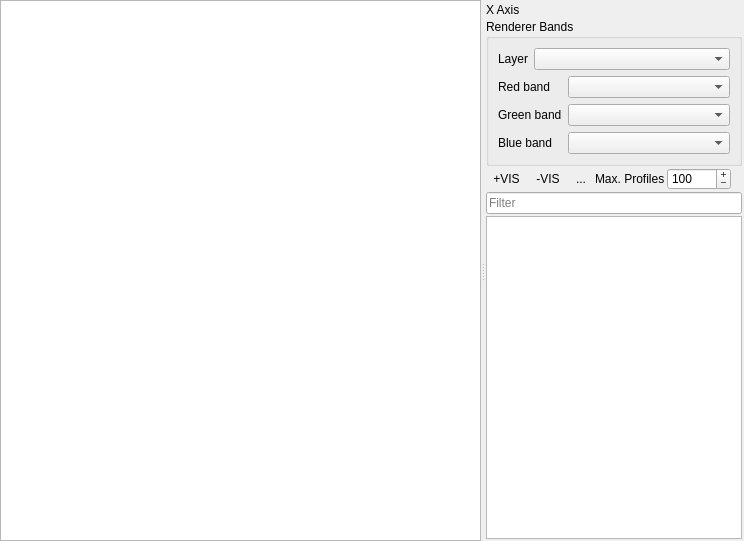
<?xml version="1.0" encoding="UTF-8"?>
<ui version="4.0">
 <class>Form</class>
 <widget class="QWidget" name="Form">
  <property name="geometry">
   <rect>
    <x>0</x>
    <y>0</y>
    <width>744</width>
    <height>541</height>
   </rect>
  </property>
  <property name="windowTitle">
   <string>Form</string>
  </property>
  <property name="windowIcon">
   <iconset resource="../../qpsresources.qrc">
    <normaloff>:/qps/ui/icons/speclib_plot.svg</normaloff>:/qps/ui/icons/speclib_plot.svg</iconset>
  </property>
  <layout class="QVBoxLayout" name="verticalLayout_2">
   <property name="spacing">
    <number>0</number>
   </property>
   <property name="leftMargin">
    <number>0</number>
   </property>
   <property name="topMargin">
    <number>0</number>
   </property>
   <property name="rightMargin">
    <number>0</number>
   </property>
   <property name="bottomMargin">
    <number>0</number>
   </property>
   <item>
    <widget class="QSplitter" name="splitter">
     <property name="styleSheet">
      <string notr="true">
QSplitter::handle:horizontal {
    width: 3px;
}

QSplitter::handle:vertical {
    height: 3px;
}
</string>
     </property>
     <property name="frameShape">
      <enum>QFrame::NoFrame</enum>
     </property>
     <property name="frameShadow">
      <enum>QFrame::Plain</enum>
     </property>
     <property name="orientation">
      <enum>Qt::Horizontal</enum>
     </property>
     <property name="childrenCollapsible">
      <bool>true</bool>
     </property>
     <widget class="SpectralProfilePlotWidget" name="plotWidget">
      <property name="sizePolicy">
       <sizepolicy hsizetype="Preferred" vsizetype="Preferred">
        <horstretch>1</horstretch>
        <verstretch>3</verstretch>
       </sizepolicy>
      </property>
     </widget>
     <widget class="QFrame" name="panelVisualization">
      <layout class="QVBoxLayout" name="verticalLayout">
       <property name="spacing">
        <number>2</number>
       </property>
       <property name="leftMargin">
        <number>2</number>
       </property>
       <property name="topMargin">
        <number>3</number>
       </property>
       <property name="rightMargin">
        <number>2</number>
       </property>
       <property name="bottomMargin">
        <number>2</number>
       </property>
       <item>
        <layout class="QHBoxLayout" name="visLayoutTop">
         <property name="spacing">
          <number>2</number>
         </property>
         <property name="topMargin">
          <number>0</number>
         </property>
         <item>
          <widget class="QLabel" name="label">
           <property name="text">
            <string>X Axis</string>
           </property>
          </widget>
         </item>
        </layout>
       </item>
       <item>
        <widget class="QgsCollapsibleGroupBox" name="mGroupBox">
         <property name="title">
          <string>Renderer Bands</string>
         </property>
         <layout class="QVBoxLayout" name="verticalLayout_3">
          <item>
           <layout class="QVBoxLayout" name="verticalLayout_4">
            <item>
             <layout class="QHBoxLayout" name="horizontalLayout">
              <item>
               <widget class="QLabel" name="label_5">
                <property name="text">
                 <string>Layer</string>
                </property>
               </widget>
              </item>
              <item>
               <widget class="QgsMapLayerComboBox" name="mRendererBandsLayer">
                <property name="sizePolicy">
                 <sizepolicy hsizetype="Preferred" vsizetype="Fixed">
                  <horstretch>1</horstretch>
                  <verstretch>0</verstretch>
                 </sizepolicy>
                </property>
                <property name="currentIndex">
                 <number>-1</number>
                </property>
                <property name="allowEmptyLayer">
                 <bool>true</bool>
                </property>
               </widget>
              </item>
             </layout>
            </item>
            <item>
             <layout class="QFormLayout" name="mRendererBandsLayout">
              <item row="0" column="0">
               <widget class="QLabel" name="label_2">
                <property name="text">
                 <string>Red band</string>
                </property>
               </widget>
              </item>
              <item row="0" column="1">
               <widget class="QgsRasterBandComboBox" name="mRendererRedBand"/>
              </item>
              <item row="1" column="0">
               <widget class="QLabel" name="label_3">
                <property name="text">
                 <string>Green band</string>
                </property>
               </widget>
              </item>
              <item row="1" column="1">
               <widget class="QgsRasterBandComboBox" name="mRendererGreenBand"/>
              </item>
              <item row="2" column="0">
               <widget class="QLabel" name="label_4">
                <property name="text">
                 <string>Blue band</string>
                </property>
               </widget>
              </item>
              <item row="2" column="1">
               <widget class="QgsRasterBandComboBox" name="mRendererBlueBand"/>
              </item>
             </layout>
            </item>
           </layout>
          </item>
         </layout>
        </widget>
       </item>
       <item>
        <layout class="QHBoxLayout" name="visButtonLayout">
         <property name="spacing">
          <number>2</number>
         </property>
         <property name="topMargin">
          <number>0</number>
         </property>
         <item>
          <widget class="QToolButton" name="btnAddProfileVis">
           <property name="text">
            <string>+VIS</string>
           </property>
           <property name="icon">
            <iconset>
             <normaloff>:/images/themes/default/mActionAdd.svg</normaloff>:/images/themes/default/mActionAdd.svg</iconset>
           </property>
           <property name="autoRaise">
            <bool>true</bool>
           </property>
          </widget>
         </item>
         <item>
          <widget class="QToolButton" name="btnRemoveProfileVis">
           <property name="text">
            <string>-VIS</string>
           </property>
           <property name="icon">
            <iconset>
             <normaloff>:/images/themes/default/mActionRemove.svg</normaloff>:/images/themes/default/mActionRemove.svg</iconset>
           </property>
           <property name="autoRaise">
            <bool>true</bool>
           </property>
          </widget>
         </item>
         <item>
          <widget class="QToolButton" name="btnSelectedFeaturesOnly">
           <property name="text">
            <string>...</string>
           </property>
           <property name="icon">
            <iconset>
             <normaloff>:/images/themes/default/mActionShowSelectedLayers.svg</normaloff>:/images/themes/default/mActionShowSelectedLayers.svg</iconset>
           </property>
           <property name="autoRaise">
            <bool>true</bool>
           </property>
          </widget>
         </item>
         <item>
          <widget class="QLabel" name="labelMaxProfiles">
           <property name="text">
            <string>Max. Profiles</string>
           </property>
          </widget>
         </item>
         <item>
          <widget class="QSpinBox" name="sbMaxProfiles">
           <property name="readOnly">
            <bool>false</bool>
           </property>
           <property name="buttonSymbols">
            <enum>QAbstractSpinBox::PlusMinus</enum>
           </property>
           <property name="accelerated">
            <bool>false</bool>
           </property>
           <property name="correctionMode">
            <enum>QAbstractSpinBox::CorrectToNearestValue</enum>
           </property>
           <property name="showGroupSeparator" stdset="0">
            <bool>true</bool>
           </property>
           <property name="suffix">
            <string/>
           </property>
           <property name="prefix">
            <string/>
           </property>
           <property name="maximum">
            <number>32000</number>
           </property>
           <property name="singleStep">
            <number>100</number>
           </property>
           <property name="stepType">
            <enum>QAbstractSpinBox::DefaultStepType</enum>
           </property>
           <property name="value">
            <number>100</number>
           </property>
          </widget>
         </item>
         <item>
          <spacer name="horizontalSpacer_2">
           <property name="orientation">
            <enum>Qt::Horizontal</enum>
           </property>
           <property name="sizeHint" stdset="0">
            <size>
             <width>0</width>
             <height>20</height>
            </size>
           </property>
          </spacer>
         </item>
        </layout>
       </item>
       <item>
        <widget class="QgsFilterLineEdit" name="mFilterLineEdit">
         <property name="placeholderText">
          <string>Filter</string>
         </property>
         <property name="qgisRelation" stdset="0">
          <string notr="true"/>
         </property>
        </widget>
       </item>
       <item>
        <widget class="SpectralProfilePlotControlView" name="treeView">
         <property name="sizePolicy">
          <sizepolicy hsizetype="Preferred" vsizetype="Preferred">
           <horstretch>0</horstretch>
           <verstretch>1</verstretch>
          </sizepolicy>
         </property>
         <property name="dragEnabled">
          <bool>true</bool>
         </property>
         <property name="dragDropMode">
          <enum>QAbstractItemView::DragDrop</enum>
         </property>
         <property name="defaultDropAction">
          <enum>Qt::MoveAction</enum>
         </property>
         <property name="alternatingRowColors">
          <bool>true</bool>
         </property>
         <property name="selectionMode">
          <enum>QAbstractItemView::ExtendedSelection</enum>
         </property>
         <property name="indentation">
          <number>12</number>
         </property>
        </widget>
       </item>
      </layout>
     </widget>
    </widget>
   </item>
  </layout>
  <action name="actionAddProfileVis">
   <property name="icon">
    <iconset>
     <normaloff>:/images/themes/default/mActionAdd.svg</normaloff>:/images/themes/default/mActionAdd.svg</iconset>
   </property>
   <property name="text">
    <string>+ VIS</string>
   </property>
   <property name="toolTip">
    <string>Specfiy a new visualization of spectral profiles</string>
   </property>
  </action>
  <action name="actionRemoveProfileVis">
   <property name="icon">
    <iconset>
     <normaloff>:/images/themes/default/mActionRemove.svg</normaloff>:/images/themes/default/mActionRemove.svg</iconset>
   </property>
   <property name="text">
    <string>- VIS</string>
   </property>
   <property name="toolTip">
    <string>Remove the selected profile visualizations</string>
   </property>
  </action>
  <action name="optionSelectedFeaturesOnly">
   <property name="checkable">
    <bool>true</bool>
   </property>
   <property name="icon">
    <iconset>
     <normaloff>:/images/themes/default/mActionShowSelectedLayers.svg</normaloff>:/images/themes/default/mActionShowSelectedLayers.svg</iconset>
   </property>
   <property name="text">
    <string>SelectedFeaturesOnly</string>
   </property>
   <property name="toolTip">
    <string>Activate to show profiles for selected features only</string>
   </property>
  </action>
  <action name="optionColorsFromFeatureRenderer">
   <property name="checkable">
    <bool>true</bool>
   </property>
   <property name="checked">
    <bool>true</bool>
   </property>
   <property name="icon">
    <iconset resource="../../qpsresources.qrc">
     <normaloff>:/qps/ui/icons/speclib_usevectorrenderer.svg</normaloff>:/qps/ui/icons/speclib_usevectorrenderer.svg</iconset>
   </property>
   <property name="text">
    <string>Color from Vector Renderer</string>
   </property>
   <property name="toolTip">
    <string>Activate to draw profiles in same color as profile locations on the map</string>
   </property>
  </action>
  <action name="optionCursorCrosshair">
   <property name="icon">
    <iconset>
     <normaloff>:/images/themes/default/cursors/mCrossHair.svg</normaloff>:/images/themes/default/cursors/mCrossHair.svg</iconset>
   </property>
   <property name="text">
    <string>CursorCrosshair</string>
   </property>
   <property name="toolTip">
    <string>Activate to show a crosshair </string>
   </property>
  </action>
  <action name="optionCursorPosition">
   <property name="icon">
    <iconset resource="../../qpsresources.qrc">
     <normaloff>:/qps/ui/icons/cursorlocationinfo.svg</normaloff>:/qps/ui/icons/cursorlocationinfo.svg</iconset>
   </property>
   <property name="text">
    <string>CursorPosition</string>
   </property>
   <property name="toolTip">
    <string>Activate to show the values related to the cursor position.</string>
   </property>
  </action>
  <action name="optionSortXValues">
   <property name="checkable">
    <bool>true</bool>
   </property>
   <property name="text">
    <string>SortXValues</string>
   </property>
   <property name="toolTip">
    <string>Activate to sort profile data by its x values</string>
   </property>
  </action>
  <action name="optionShowVisualizationSettings">
   <property name="checkable">
    <bool>true</bool>
   </property>
   <property name="icon">
    <iconset>
     <normaloff>:/images/themes/default/legend.svg</normaloff>:/images/themes/default/legend.svg</iconset>
   </property>
   <property name="text">
    <string>Show Visualization Settings</string>
   </property>
   <property name="toolTip">
    <string>Shows the visualization settings</string>
   </property>
  </action>
 </widget>
 <customwidgets>
  <customwidget>
   <class>QgsCollapsibleGroupBox</class>
   <extends>QGroupBox</extends>
   <header>qgscollapsiblegroupbox.h</header>
   <container>1</container>
  </customwidget>
  <customwidget>
   <class>QgsFilterLineEdit</class>
   <extends>QLineEdit</extends>
   <header>qgsfilterlineedit.h</header>
  </customwidget>
  <customwidget>
   <class>QgsMapLayerComboBox</class>
   <extends>QComboBox</extends>
   <header>qgsmaplayercombobox.h</header>
  </customwidget>
  <customwidget>
   <class>QgsRasterBandComboBox</class>
   <extends>QComboBox</extends>
   <header>qgsrasterbandcombobox.h</header>
  </customwidget>
  <customwidget>
   <class>SpectralProfilePlotWidget</class>
   <extends>QGraphicsView</extends>
   <header>qps.speclib.gui.spectrallibraryplotwidget</header>
  </customwidget>
  <customwidget>
   <class>SpectralProfilePlotControlView</class>
   <extends>QTreeView</extends>
   <header>qps.speclib.gui.spectrallibraryplotwidget</header>
  </customwidget>
 </customwidgets>
 <resources>
  <include location="../../qpsresources.qrc"/>
 </resources>
 <connections>
  <connection>
   <sender>mRendererBandsLayer</sender>
   <signal>layerChanged(QgsMapLayer*)</signal>
   <receiver>mRendererRedBand</receiver>
   <slot>setLayer(QgsMapLayer*)</slot>
   <hints>
    <hint type="sourcelabel">
     <x>616</x>
     <y>62</y>
    </hint>
    <hint type="destinationlabel">
     <x>636</x>
     <y>91</y>
    </hint>
   </hints>
  </connection>
  <connection>
   <sender>mRendererBandsLayer</sender>
   <signal>layerChanged(QgsMapLayer*)</signal>
   <receiver>mRendererGreenBand</receiver>
   <slot>setLayer(QgsMapLayer*)</slot>
   <hints>
    <hint type="sourcelabel">
     <x>664</x>
     <y>56</y>
    </hint>
    <hint type="destinationlabel">
     <x>678</x>
     <y>114</y>
    </hint>
   </hints>
  </connection>
  <connection>
   <sender>mRendererBandsLayer</sender>
   <signal>layerChanged(QgsMapLayer*)</signal>
   <receiver>mRendererBlueBand</receiver>
   <slot>setLayer(QgsMapLayer*)</slot>
   <hints>
    <hint type="sourcelabel">
     <x>697</x>
     <y>57</y>
    </hint>
    <hint type="destinationlabel">
     <x>701</x>
     <y>134</y>
    </hint>
   </hints>
  </connection>
 </connections>
</ui>
